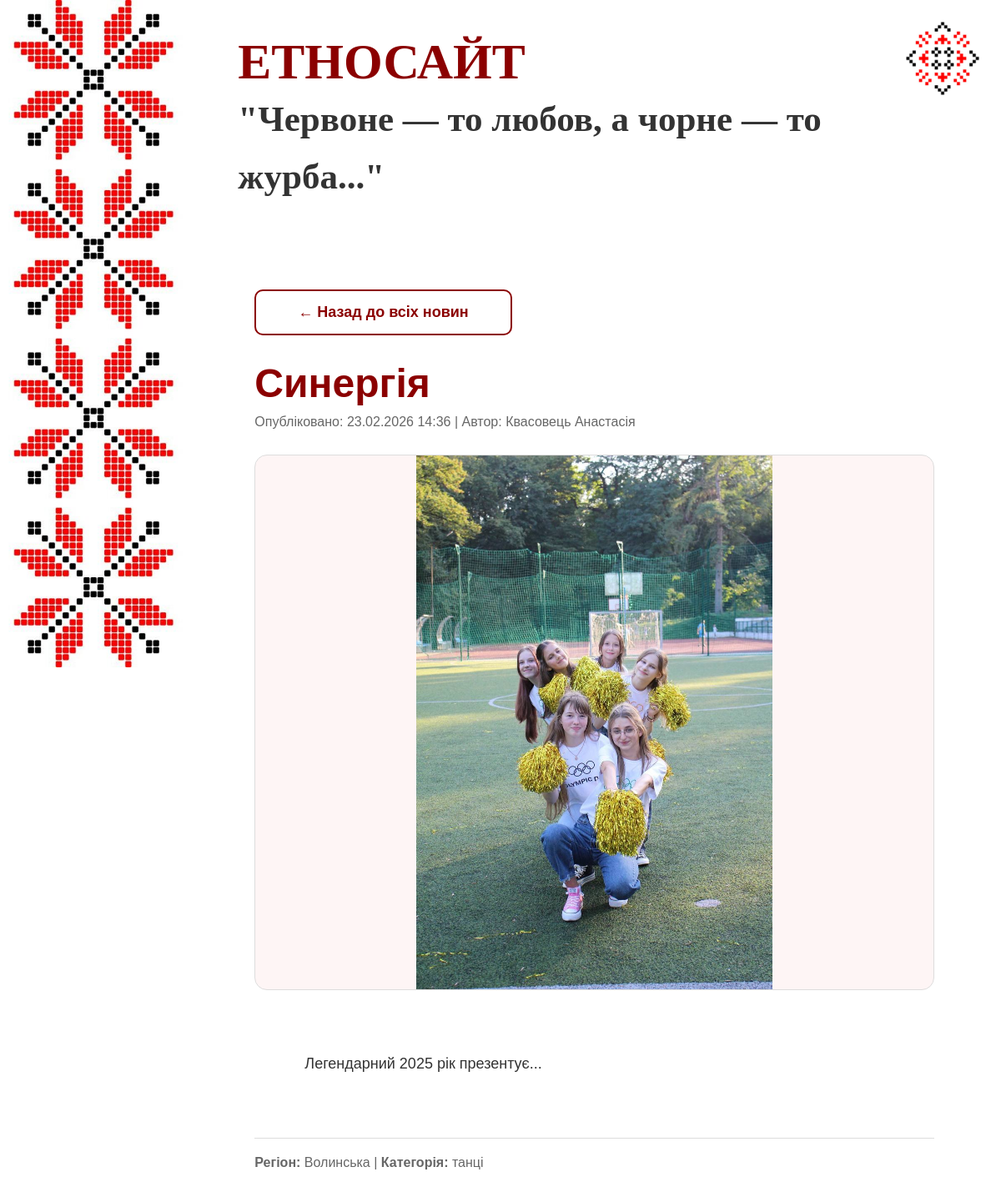
Screenshot of /news/1 with the database file from the repository.
### database.py (models this page shows)
class News(Base):
    __tablename__ = "news"
    id = Column(Integer, primary_key=True, index=True)
    title = Column(String(255))
    name = Column(String(100))
    category = Column(String(100))
    region = Column(String(100))
    text = Column(Text)
    photo = Column(String(255))
    date = Column(String(50))
    timestamp = Column(Integer)
    hug_count = Column(Integer, default=0)
    fire_count = Column(Integer, default=0)
    up_count = Column(Integer, default=0)
    like_count = Column(Integer, default=0)
    love_count = Column(Integer, default=0)

### app.py (the view)
@app.route('/news/<int:news_id>')
def news_detail(news_id):
    from database import SessionLocal, News
    db = SessionLocal()
    news_item = db.query(News).filter(News.id == news_id).first()
    db.close()
    if news_item:
        return render_template('news_detail.html', n=news_item)
    else:
        return "Новину не знайдено", 404@app.route('/news/<int:news_id>')

### templates/news_detail.html
{% extends "base.html" %}
{% block content %}
<div class="container page-container" style="display: block; padding: 40px 20px;">
    <a href="{{ url_for('news') }}" class="btn-cancel" style="text-decoration: none; margin-bottom: 30px; display: inline-block; font-family: 'KyivType', sans-serif;">
        ← Назад до всіх новин
    </a>
    <article class="news-detail" style="max-width: 1000px; margin: 0 auto;">
        <h1 class="page-title" style="font-family: 'KyivType', sans-serif; font-size: 48px; color: #8b0000; margin-bottom: 10px; text-align: left;">
            {{ n.title }}
        </h1>
        <p class="news-meta" style="font-family: 'KyivType', sans-serif; font-size: 16px; color: #666; margin-bottom: 30px; text-align: left;">
            Опубліковано: {{ n.date }} | Автор: {{ n.name }}
        </p>
        {% if n.photo %}
            <div class="news-photo-container" style="width: 100%; background-color: #fef5f5; border-radius: 15px; overflow: hidden; margin-bottom: 40px; display: flex; justify-content: center; align-items: center; border: 1px solid #ddd;">
                <img src="{{ url_for('static', filename='uploads/' ~ n.photo) }}"
                     class="news-photo-large"
                     alt="{{ n.title }}"
                     style="max-width: 100%; max-height: 80vh; object-fit: contain; display: block;">
            </div>
        {% endif %}
        <div class="news-full-text" style="font-family: 'KyivType', sans-serif; font-size: 18px; line-height: 1.8; color: #333; white-space: pre-wrap; text-align: left; margin-bottom: 40px; padding: 0;">
            {{ n.text }}
        </div>
        <hr style="border: 0; border-top: 1px solid #ddd; margin-bottom: 20px;">
        <p style="font-family: 'KyivType', sans-serif; font-size: 16px; color: #666; text-align: left;">
            <strong>Регіон:</strong>
            <span style="text-transform: capitalize;">{{ n.region }}</span>
            | <strong>Категорія:</strong> {{ n.category }}
        </p>
    </article>
</div>
{% endblock %}

### static/css/style.css (style rules this page uses)
* { margin: 0; padding: 0; box-sizing: border-box; }
body { font-family: 'Georgia', 'Times New Roman', serif; background-color: #fff; }
.page-container { display: flex; min-height: 100vh; align-items: flex-start; }
h1 { font-family: 'KyivType'; font-size: 60px; font-weight: 700; color: #8b0000; }
.page-title { font-size: 48px; font-weight: 700; color: #8b0000; margin-bottom: 10px; font-family: 'KyivType'; }
.btn-cancel { background-color: transparent; color: #8b0000; border: 2px solid #8b0000; padding: 15px 50px; border-radius: 10px; font-size: 18px; font-weight: 600; text-decoration: none; display: inline-block; transition: all 0.3s ease; }
.news-meta { font-size: 14px; font-family: 'KyivType'; color: #666; margin-bottom: 5px; text-transform: capitalize; }
.btn-cancel { background-color: transparent; color: #8b0000; border: 2px solid #8b0000; padding: 15px 50px; border-radius: 10px; font-size: 18px; font-weight: 600; text-decoration: none; display: inline-block; transition: all 0.3s ease; cursor: pointer; font-family: 'KyivType'; }

### rows the page displays
News: title "Синергія", date "23.02.2026 14:36", name "Квасовець Анастасія", photo (picture), text "Легендарний 2025 рік презентує...", region "Волинська", category "танці"
